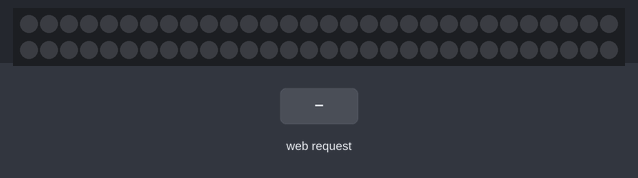
Recording of a program running on a simulated ESP32. Shown: 60 RGB LEDs in strip order, left to right, continuing on the next row. The inputs (shaded band) are chosen by the test bench. Dim RGB values are drawn brighter than linear; WiFi joins after 1.5 s; servers stay silent unless stated; random numbers use the default seed unless the program sets one; what the program prints to the serial monitor is not drawn.

Above: at 3.2 s.
3.3 s: HTTP request GET /section-color/fire received
At 3.75 s:
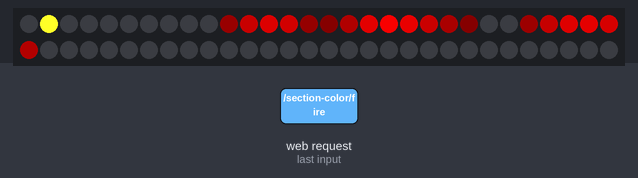
6.3 s: HTTP request GET /custom-color received
At 7.5 s:
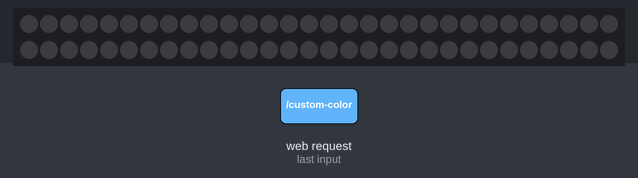
7.8 s: HTTP request GET /section-color/rainbow received
At 8.45 s:
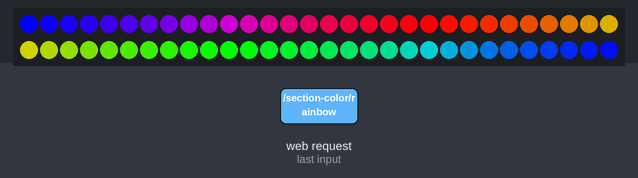
10.8 s: HTTP request GET /section-color/fire?r=1 received
At 11.48 s:
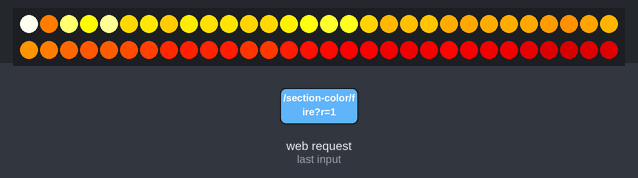
13.8 s: HTTP request GET /custom-color?r=1 received
At 15.0 s:
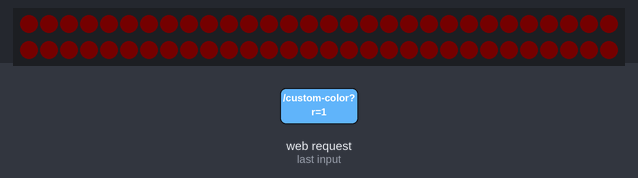
15.3 s: HTTP request GET /section-color/fire?r=0 received
At 15.97 s:
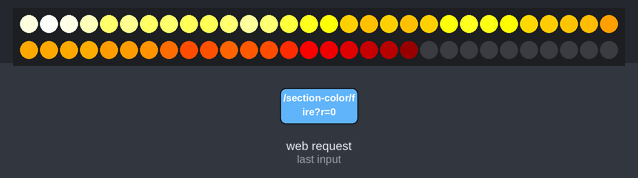

Measured:
- after the input at 3.3 s, the LEDs: first change at once (image 1 shows a later state)
- after the input at 7.8 s, the LEDs: change after 0.51 s (image 3)
- after the input at 15.3 s, the LEDs: change after 0.52 s (image 6)

The program:

main.cpp
```cpp
#include "HttpHandlers.h"
#include "HttpServer.h"
#include "HttpEndpoints.h"
#include "Board.h"
#include <Arduino.h>
#include <FastLED.h>

HttpServer http;
Board board;
HttpEndpoints httpEndpoints(http.server, board);

void setup()
{
  Serial.begin(921600);

  http.startServer();

  board.setupLEDs();

  httpEndpoints.setupEndpoints();
}

void loop()
{

  http.listenRequest();
  httpEndpoints.handleEndpoints();
}
```

Board.h
```cpp
#pragma once
#include <FastLED.h>
#define NUM_LEDS 60
#define DATA_PIN 5

class Board
{
public:
    Board();
    void setupLEDs();
    CRGB leds[NUM_LEDS];

};
```

FireLight.h
```cpp
#pragma once
#include "Board.h"

// highest value = less fire
#define COOLING 55
// higest value = more roaring fire
#define SPARKING 120

class FireLight
{
public:
    FireLight(Board &board);
    void setFireLight();

private:
    Board &board;
};
```

HttpEndpoints.h
```cpp
#pragma once
#include <WebServer.h>
#include "HttpHandlers.h"

class HttpEndpoints
{
public:
    HttpEndpoints(WebServer &server, Board &board);

    void setupEndpoints();
    void activateEndpoint(int endpointNumber);
    void handleEndpoints();

private:
    WebServer &server;
    HttpHandlers handlers;
};
```

HttpHandlers.h
```cpp
#pragma once
#include <WebServer.h>
#include "Board.h"

class HttpHandlers
{
public:
    HttpHandlers(WebServer &server, Board &board);
    void handleSolidLight();
    void handleSecionRainbowLight();
    void handleSecionFireLight();

private:
    WebServer &server;
    Board &board;
};
```

HttpServer.h
```cpp
#pragma once

#include "Board.h"

#include <WebServer.h>
#include "HttpEndpoints.h"

class HttpServer
{
public:
    HttpServer();
    void startServer();
    void listenRequest();
    void handleSolidLight();
    void handleModeLight();
    WebServer server;
};
```

RainbowLight.h
```cpp
#pragma once
#include "Board.h"

class RainbowLight
{
public:
    RainbowLight(Board &board);
    void setRainbowLight();

private:
    Board &board;
};
```

StableLight.h
```cpp
#pragma once
#include "Board.h"

class StableLight
{
public:
    StableLight(Board &board);
    void setStableLight(uint8_t r, uint8_t g, uint8_t b);

private:
    Board &board;
};
```

Board.cpp
```cpp
#include "Board.h"
#include <FastLED.h>

Board::Board()
{
}

void Board::setupLEDs()
{
    FastLED.addLeds<WS2812B, DATA_PIN, GRB>(leds, NUM_LEDS);
}
```

HttpEndpoints.cpp
```cpp
#include "HttpEndpoints.h"
#include "HttpHandlers.h"
#include "Board.h"

HttpEndpoints::HttpEndpoints(WebServer &server, Board &board) : server(server), handlers(server, board)
{
}

int activeEndpoint = 0;

void HttpEndpoints::setupEndpoints()
{

    server.enableCORS(true);

    server.on("/custom-color", HTTP_GET, [&]()
              {
                activateEndpoint(1);
                server.send(200); });

    server.on("/section-color/rainbow", HTTP_GET, [&]()
              {
                activateEndpoint(2);
                server.send(200); });

    server.on("/section-color/fire", HTTP_GET, [&]()
              {
                activateEndpoint(3);
                server.send(200); });
}

void HttpEndpoints::activateEndpoint(int endpointNumber)
{
    activeEndpoint = endpointNumber;
}

void HttpEndpoints::handleEndpoints()
{
    switch (activeEndpoint)
    {
    case 1:
        handlers.handleSolidLight();
        break;
    case 2:
        handlers.handleSecionRainbowLight();
        break;
    case 3:
        handlers.handleSecionFireLight();
        break;

    default:
        server.send(404);
        break;
    }
}
```

HttpHandlers.cpp
```cpp
#include "HttpHandlers.h"
#include "Board.h"
#include "StableLight.h"
#include "Board.h"
#include "FireLight.h"
#include "RainbowLight.h"

HttpHandlers::HttpHandlers(WebServer &server, Board &board) : server(server), board(board)
{
}

void HttpHandlers::handleSolidLight()
{
    StableLight stableLight(board);
    uint8_t redValue = static_cast<uint8_t>(server.arg("r").toInt());
    uint8_t greenValue = static_cast<uint8_t>(server.arg("g").toInt());
    uint8_t blueValue = static_cast<uint8_t>(server.arg("b").toInt());

    stableLight.setStableLight(redValue, greenValue, blueValue);
}

void HttpHandlers::handleSecionFireLight()
{
    FireLight fireLight(board);

    fireLight.setFireLight();
}

void HttpHandlers::handleSecionRainbowLight()
{
    RainbowLight rainbowLight(board);

    rainbowLight.setRainbowLight();
}
```

HttpServer.cpp
```cpp
#include "HttpServer.h"
#include "Board.h"
#include <WiFi.h>
#include <WiFiClient.h>
#include <WebServer.h>
#include <uri/UriBraces.h>
#include <HTTPClient.h>

HttpServer::HttpServer() : server(80)
{
}

void HttpServer::startServer()
{

    WiFi.begin("SSID", "PASSWORD");

    while (WiFi.status() != WL_CONNECTED)
    {
        delay(1000);
        Serial.println(WiFi.localIP());
    }

    server.begin();
}

void HttpServer::listenRequest()
{
    server.handleClient();
}
```

FireLight.cpp
```cpp
#include "FireLight.h"
#include <FastLED.h>

FireLight::FireLight(Board &board) : board(board)
{
}

bool gReverseDirection = false;

void FireLight::setFireLight()
{

    static uint8_t heat[NUM_LEDS];

    CRGB *leds = board.leds;

    for (int i = 0; i < NUM_LEDS; i++)
    {
        heat[i] = qsub8(heat[i], random8(0, ((COOLING * 10) / NUM_LEDS) + 2));
    }

    for (int k = NUM_LEDS - 1; k >= 2; k--)
    {
        heat[k] = (heat[k - 1] + heat[k - 2] + heat[k - 2]) / 3;
    }

    if (random8() < SPARKING)
    {
        int y = random8(7);
        heat[y] = qadd8(heat[y], random8(160, 255));
    }

    for (int j = 0; j < NUM_LEDS; j++)
    {
        CRGB color = HeatColor(heat[j]);
        int pixelnumber;
        if (gReverseDirection)
        {
            pixelnumber = (NUM_LEDS - 1) - j;
        }
        else
        {
            pixelnumber = j;
        }

        leds[pixelnumber] = color;
    }

    FastLED.show();
    FastLED.delay(1000 / 60);
}
```

RainbowLight.cpp
```cpp
#include "RainbowLight.h"
#include <FastLED.h>
#include "Board.h"

RainbowLight::RainbowLight(Board &board) : board(board)
{
}

CRGB Scroll(int pos);

void RainbowLight::setRainbowLight()
{

    for (int j = 0; j < 256; j++)
    {
        for (int i = 0; i < NUM_LEDS; i++)
        {
            board.leds[i] = Scroll((i * 256 / NUM_LEDS + j) % 256);
        }

        FastLED.show();
        delay(1);
    }
}

CRGB Scroll(int pos)
{
    CRGB color(0, 0, 0);
    if (pos < 85)
    {
        color.g = 0;
        color.r = ((float)pos / 85.0f) * 255.0f;
        color.b = 255 - color.r;
    }
    else if (pos < 170)
    {
        color.g = ((float)(pos - 85) / 85.0f) * 255.0f;
        color.r = 255 - color.g;
        color.b = 0;
    }
    else if (pos < 256)
    {
        color.b = ((float)(pos - 170) / 85.0f) * 255.0f;
        color.g = 255 - color.b;
        color.r = 1;
    }
    return color;
}
```

StableLight.cpp
```cpp
#include <FastLED.h>
#include "StableLight.h"

StableLight::StableLight(Board &board) : board(board)
{
}

void StableLight::setStableLight(uint8_t r, uint8_t g, uint8_t b)
{

    CRGB *leds = board.leds;

    for (int colorLed = 0; colorLed < NUM_LEDS; colorLed = colorLed + 1)
    {
        leds[colorLed] = CRGB(r, g, b);
    }

    FastLED.setBrightness(255);
    FastLED.show();

    delay(1000);
}
```
